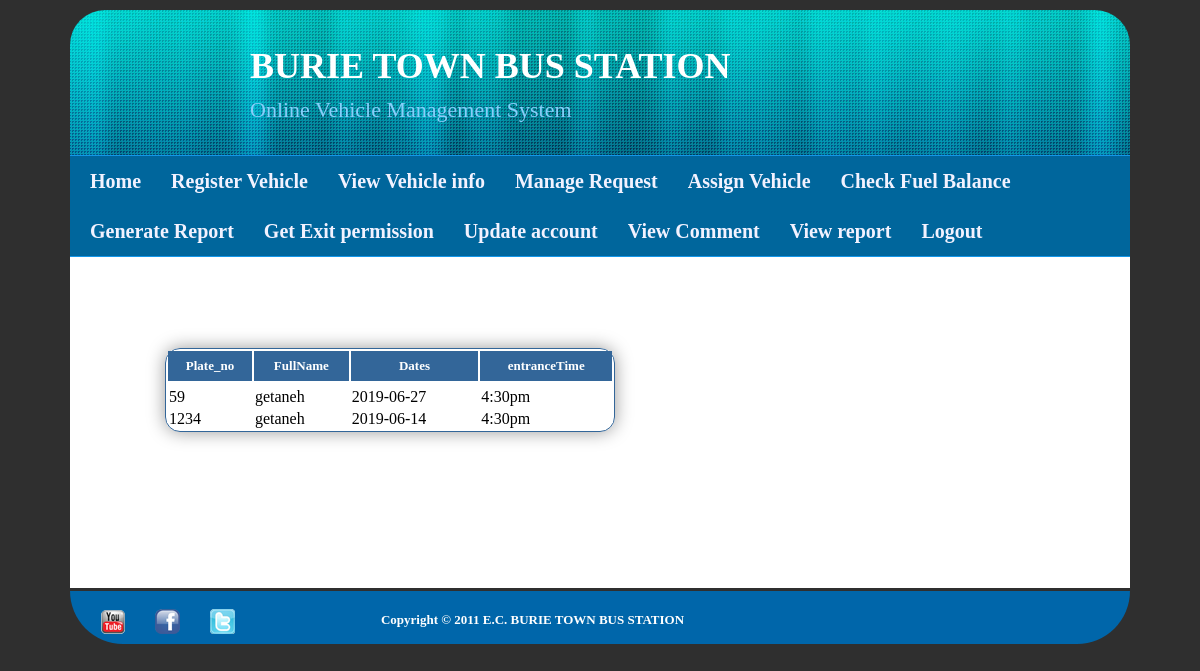
Screenshot of /viewreport.php (signed in) with the database file from the repository.
### tables this page shows
CREATE TABLE IF NOT EXISTS `report` (
  `Plate_no` int(34) NOT NULL,
  `FullName` varchar(57) NOT NULL,
  `entrance` varchar(123) NOT NULL,
  `Dates` date NOT NULL
);

### viewreport.php (the view, shortened to what this page needs)
<html>
<head>
<link href="tooplate_style.css" rel="stylesheet" type="text/css" />
<link rel="stylesheet" type="text/css" href="engine1/style.css" />
<body>
<div id="tooplate_wrapper">
		<div id="tooplate_header">
       	   <div id="site_title"><h2 id="hheader"style="margin-left:180px;margin-top:40px;font-size:22px;font-family:Cooper Black;"><b><span style="font-size:36px;color:white">     BURIE TOWN BUS STATION</span><br/><br/></b>Online Vehicle Management System</h2></div>
             </div>
    <div id="tooplate_menu">
			<ul>
				<li><a href="manager.php" class="current">Home</a></li>
                <li><a href="registervehicle.php">Register Vehicle</a></li>
				<li><a href="vehicleinfo.php">View Vehicle info</a></li>
				<li><a href="manage_requests.php">Manage Request</a></li>
			    <li><a href="assign.php">Assign Vehicle</a></li>
			    <li><a href="fuel.php">Check Fuel Balance</a></li>
				<li><a href="#">Generate Report</a>
					</li>
			    <li><a href="permission.php">Get Exit permission</a></li>
                <li><a href="update.php">Update account</a></li>
                <li><a href="viewcomment.php">View Comment</a></li>
				 <li><a href="viewreport.php">View report</a></li>
				<li><a href="logout.php">Logout</a></li>
			</ul>
		</div>
        <div id="tooplate_main">
       	<div id="tooplate_content">
           <h1 align="right">
<?php
			echo"<br><br>";
			?>
<br>
<table align='center' style='width:450px; color:black;border-radius:15px;border:1px solid #336699; -webkit-box-shadow:0 0 18px rgba(0,0,0,0.4); -moz-box-shadow:0 0 18px rgba(0,0,0,0.4); box-shadow:0 0 18px rgba(0,0,0,0.4);'>
<tr>
<th style='height:30px;	text-align:center; color:#000;	font-weight:bold;background-color:#336699;'><font color='white' size='2'>Plate_no</th>
<th style='height:30px;	text-align:center; color:#000;	font-weight:bold;background-color:#336699;'><font color='white' size='2'>FullName</th>
<th style='height:30px;	text-align:center; color:#000;	font-weight:bold;background-color:#336699;'><font color='white' size='2'>Dates</th>
<th style='height:30px;	text-align:center; color:#000;	font-weight:bold;background-color:#336699;'><font color='white' size='2'>entranceTime</th>
</tr>
<?php
$result = mysql_query("SELECT * FROM report ");
echo"<tr><td>";
echo"</td></tr>";
while($row = mysql_fetch_array($result))
  {
$Plate_no=$row['Plate_no'];
$FullName=$row['FullName'];
  $Dates=$row['Dates'];
 $entrance=$row['entrance'];
?>
<tr>
<td><?php echo $Plate_no;?></td>
<td><?php echo $FullName?></td>
<td><?php echo $Dates;?></td>
<td><?php echo  $entrance;?></td>
		</tr>
<?php
  }
print( "</table><br><br><br>");
?>
				<br><br>
        </div>
	</div>
    <div id="tooplate_footer_wrapper">
        <div id="tooplate_copyright">
		<a href="http://www.youtube.com"><img src="images/youtube.png" id="youtube"></a>
		<a href="http://www.facebook.com"><img src="images/facebook.png" id="facebook"></a>
		<a href="http://www.tweeter.com"><img src="images/tweeter.png" id="tweeter"></a>
            <div id="footp"><b>Copyright © 2011 E.C.  BURIE TOWN BUS STATION</b>	</div>
		</div>
	</div>
</div>
</body>
</html>

### tooplate_style.css (style rules this page uses)
body { margin-top: 0; padding: 0; color: #9ac1e3; font-family: Georgia, "Times New Roman", Times, serif; font-size: 13px; line-height: 1.7em; background-color: #2f2f2f; text-align:justify; text-justify:inter-word; }
#footp { color: white; margin-right: 200px; }
a, a:link, a:visited { color: #6eb5ff; font-weight: normal; text-decoration: underline; font-size: 12px; }
img { border: none; }
h1, h2, h3, h4, h5, h6 { color: #000; font-weight: normal; }
h1 { font-size: 34px; margin: 0 0 20px; padding: 5px 0 }
h2 { font-size: 28px; margin: 0 0 15px; padding: 5px 0; }
#tooplate_wrapper { margin: 0 auto; width: 1060px; padding: 0 10px; }
#tooplate_header { width: 1060px; height: 145px; margin-top:10px; border-top-right-radius:35px; border-top-left-radius:35px; background: url(images/header1.jpg) top center no-repeat; }
#site_title { float: left; display: block; color: white; }
#hheader { color:#87CEFA; }
#tooplate_menu { clear: both; width: 1060px; height: 100px; background-color: #00669C; border-top: 1px solid #1296E9; border-bottom: 1px solid #1296E9; }
#tooplate_menu ul { margin: 0; padding: 0; list-style: none; }
#tooplate_menu ul li { padding: 0; margin: 0; display: inline; }
#tooplate_menu ul li a { float: left; display: block; margin-left: 10px; padding-left: 10px; padding-right: 10px; line-height: 50px; position: relative; font-size: 20px; color: #F2F2FF; text-align: center; text-decoration: none; font-family: Cambria, "Hoefler Text", "Liberation Serif", Times, "Times New Roman", serif; font-weight: 700; outline: none; }
#tooplate_main { clear: both; width: 1020px; color:black; font-family:cambria; font-size:14px; padding: 20px; background-color: white; }
#tooplate_content { float: left; width: 600px; }
#footp { margin-top:0px; }
#tooplate_footer_wrapper { clear: both; color:black; width: 1060px; padding-top:3px; margin-top: 3px; border-bottom-right-radius: 200px; border-bottom-left-radius: 200px; background-color:#0066AA; }
#tooplate_copyright a { float: left; margin-left:30px; }
#tooplate_copyright { clear: both; width: 960px; height: 35px; padding: 15px 0 0; text-align: center; }
#tooplate_menu li { float:left; }

### rows the page displays
report: Plate_no "59", FullName "getaneh", Dates "2019-06-27", entrance "4:30pm"
report: Plate_no "1234", FullName "getaneh", Dates "2019-06-14", entrance "4:30pm"
